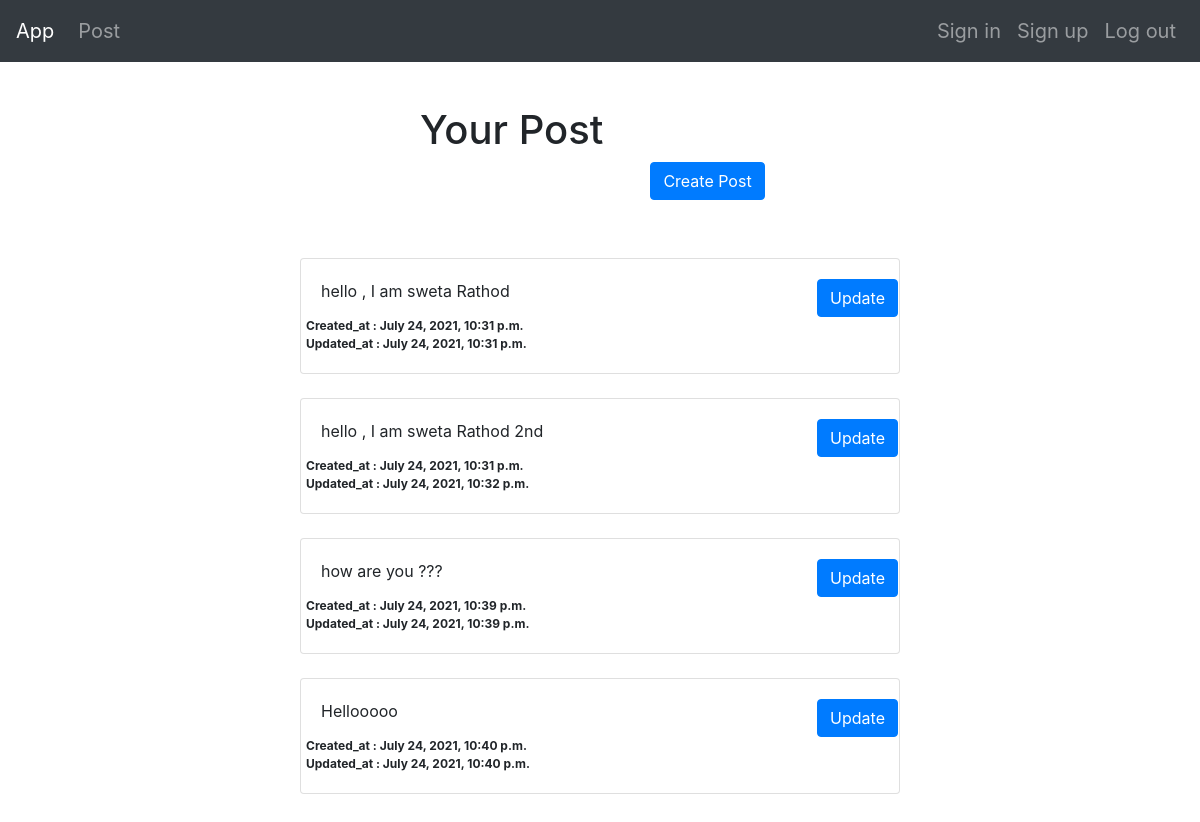
The app's page /post/ (signed in) with its own data.
### User/models.py (models this page shows)
class Post(models.Model):
    user=models.ForeignKey( User,on_delete=models.CASCADE)
    text = models.TextField()
    created_at = models.DateTimeField(auto_now_add=True)
    updated_at = models.DateTimeField(auto_now=True)

### User/views.py (the view)
# urls.py: path("post/",views.viewpost,name="post"),
def viewpost(request):
    user = request.user
    post_all = Post.objects.filter(user=user)
    return render(request,'post.html',{'post_all':post_all})

### User/templates/post.html (shortened to what this page needs)
{% extends 'basic.html' %}
{% block body%}
  <br/>
  <h1 style="margin-left:20%;"> Your  Post
    <a href="/create" ><button class="btn btn-primary " name="createpost" id="createpost" style="margin-left:48%;" >Create Post
    </button>
    </a>
  </h1>
  <br/><br/>
  {% for p in post_all %}
    <div class="card">
      <div class="card-body">
        <div class="row">
          <div class="col-9">
            <p class="card-text" >
              {{p.text}}
            </p>
          </div>
          <div class="col-2">
            <a href="/post/update/{{p.id}}" class="btn btn-primary " style="margin-left:81%"> Update</a>
          </div>
          <p class="card-text " style="font-size:12px; font-weight:bold;">Created_at  : {{p.created_at}}<br/>
              Updated_at : {{p.updated_at}}</p>
        </div>
      </div>
    </div>
  {% endfor %}
{% endblock %}

### User/templates/basic.html (shortened to what this page needs)
<!DOCTYPE html>
<html lang="en">
<head>
    <link rel="stylesheet" href="https://maxcdn.bootstrapcdn.com/bootstrap/4.0.0/css/bootstrap.min.css">
</head>
<body>
  <nav class="navbar navbar-expand-lg navbar-dark bg-dark" style="font-size:20px;">
    <a class="navbar-brand" href="/" >App</a>
    <div class="collapse navbar-collapse" id="navbarSupportedContent">
      <ul class="navbar-nav mr-auto">
      <li class="nav-item">
        <a class="nav-link " href="/post">Post</a>
      </li>
      </ul>
      <ul class="navbar-nav d-none d-lg-flex ml-2 order-3">
        <li class="nav-item"><a class="nav-link" href="/login">Sign in</a></li>
        <li class="nav-item"><a class="nav-link" href="/register">Sign up</a></li>
        <li class="nav-item"><a class="nav-link" href="/logout">Log out</a></li>
      </ul>
    </div>
  </nav>
  <div class="containar " style="margin:20px 300px;">
    {% block body %}{% endblock %}
  </div>
</body>
</html>

### records on screen
Post: text "hello , I am sweta Rathod", created_at "July 24, 2021, 10:31 p.m.", updated_at "July 24, 2021, 10:31 p.m."
Post: text "hello , I am sweta Rathod 2nd", created_at "July 24, 2021, 10:31 p.m.", updated_at "July 24, 2021, 10:32 p.m."
Post: text "how are you ???", created_at "July 24, 2021, 10:39 p.m.", updated_at "July 24, 2021, 10:39 p.m."
Post: text "Hellooooo", created_at "July 24, 2021, 10:40 p.m.", updated_at "July 24, 2021, 10:40 p.m."
